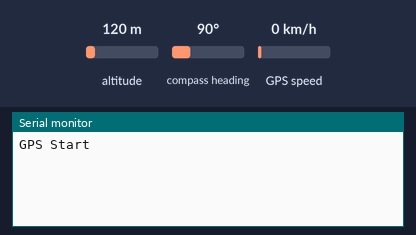
The sketch below on a simulated Arduino Uno, built with avr-gcc and run on an emulated ATmega328P. Parts: the last lines printed to the serial monitor. The test bench sets the inputs (shaded band); at power-on: altitude 120 m, compass heading 90°, GPS speed 0 km/h. The GPS gets a fix after 3 s at 37.7749, -122.4194 with 8 satellites.

Above: at 1.2 s.
1.3 s: altitude set to 20 m
At 3.8 s:
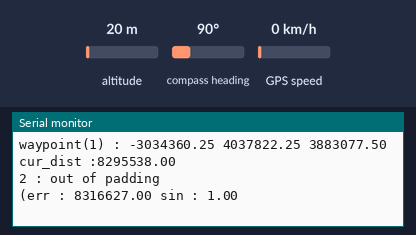
4.5 s: compass heading set to 7°
At 4.5 s:
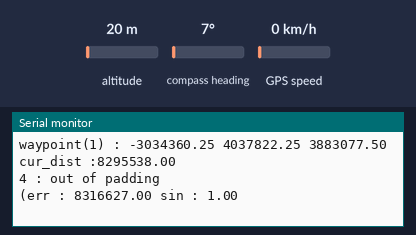
6.0 s: GPS speed set to 2 km/h
At 6.9 s:
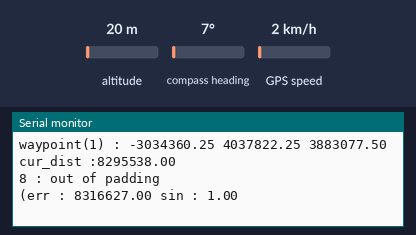
10.1 s: compass heading set to 90°
At 10.9 s:
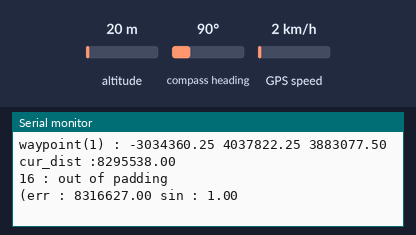
Timing chart, 0 to 13.1 s (numbered marks = the images above; inputs shaded):
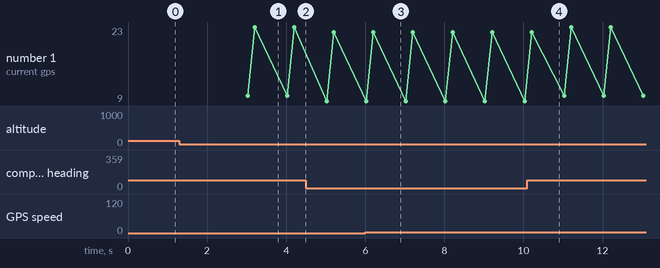

The sketch:

uno.ino
```cpp
// process.ino (ver.1.0.0)
// arduino uno 16MHz(클럭) : 보통 pc의 1%
// deg units (lat, lon) 위도, 경도
// v_:벡터(경로) p_:점(위치)
#include <stdio.h>
#include "math.h"
#include "data2.h"
#include "TinyGPS++.h"
#include "SoftwareSerial.h"
#define _USE_MATH_DEFINES
#define R 6371000

int log_num = 0;
int errcnt = 0;
int err = 7;

double dtr_45=0.785398; //deg to rad (45)

SoftwareSerial serial_connection(10, 11); // RX=pin10, TX=pin11
TinyGPSPlus gps;                          // gps 객체 생성


double ref_ax[3] = {-0.48, 0.63, 0.61};

double to_xyz(double v[])
{
    double lat = v[0] * M_PI / 180;
    double lon = v[1] * M_PI / 180;
    v[0] = R * cos(lat) * cos(lon);
    v[1] = R * cos(lat) * sin(lon);
    return R * sin(lat);
}

double cal_dist(double v[])
{
    return sqrt(pow(v[0], 2) + pow(v[1], 2) + pow(v[2], 2));
}

double cal_cos(double v1[], double v2[], double dist1, double dist2)
{
    return (v1[0] * v2[0] + v1[1] * v2[1]) / (dist1 * dist2);
} // 내적; cos(theta)

double *cross_prod(double v1[], double v2[])
{
    static double cross[3];
    cross[0] = v1[1] * v2[2] - v1[2] * v2[1];
    cross[1] = v1[2] * v2[0] - v1[0] * v2[2];
    cross[2] = v1[0] * v2[1] - v2[0] * v1[1];
    return cross;
} // 외적; sin(theta)

double cal_err(double v1[], double v2[], double dist1, double dist2)
{
    return cal_dist(cross_prod(v1, v2)) / dist2;
} // 패딩 계산; d

int cal_dir(double v1[], double v2[], double dist1, double dist2)
{
    // v1=way_v, v2=cur_v
    double *cross = cross_prod(v1, v2);
    if (cross[0] * ref_ax[0] + cross[1] * ref_ax[1] + cross[2] * ref_ax[2] > 0)
    {
        return 2;
    }
    else
        return 3;
} // 방향{왼쪽 오른쪽} 계산(외적)

void hp_feedback(int flag)
{
    log_num++;
    //주석 부분에 진동 반응 코딩해주시면 됩니다~
    switch (flag)
    {

    case 1:
        //           out of padding
        Serial.print(log_num);
        Serial.println(" : out of padding");
        break;
    case 2:
        //           left dir
        Serial.print(log_num);
        Serial.println(" : left dir");
        break;
    case 3:
        //            right dir
        Serial.print(log_num);
        Serial.println(" : right dir");
        break;
    case 4:
        //            U turn
        break;
    case 5:
        //            arrived
        Serial.print(log_num);
        Serial.println(" : arrived");
        serial_connection.end();
        // while (1);
        break;
    default:
        //            error
        break;
    }
}

double way_p[3] = {w_points[0][0], w_points[0][1], w_points[0][2]};                            //인접한 웨이포인트(시작점 이후)
double way_v[3] = {w_points[0][0] - p_0[0], w_points[0][1] - p_0[1], w_points[0][2] - p_0[2]}; //개별 경로 벡터(끼인각의 기준축)
double cur_p[3];                                                                               //현재 위치 gps.read()
double cur_v[3];
// double p_heading[2]; //imu.read()

double cur_dist;
double way_dist;

int way = 0;

void setup()
{
    Serial.begin(9600);
    serial_connection.begin(9600); // gps 통신 시작
    Serial.println("GPS Start");
}

void loop()
{
    while (serial_connection.available())
    { // gps 통신 끝나는 시점(도착)까지
        for (int i = 0; i < g_size; i++)
        {
            gps.encode(serial_connection.read()); // gps 센서의 값 읽기
            if (gps.location.isUpdated())
            {
                errcnt = 0;
                cur_p[0] = gps.location.lat();
                cur_p[1] = gps.location.lng();
                cur_p[2] = to_xyz(cur_p);

                //     // p_heading[0]=imu.comp.x();
                //     // p_heading[1]=imu.comp.y();

                cur_v[0] = way_p[0] - cur_p[0];
                cur_v[1] = way_p[1] - cur_p[1];
                cur_v[2] = way_p[2] - cur_p[2];
                //     // cur_v 갱신
                Serial.print("current gps(");
                Serial.print(i + 1);
                Serial.print(") : ");
                Serial.print(cur_p[0]);
                Serial.print(" ");
                Serial.print(cur_p[1]);
                Serial.print(" ");
                Serial.println(cur_p[2]);

                Serial.print("waypoint(");
                Serial.print(way + 1);
                Serial.print(") : ");
                Serial.print(way_p[0]);
                Serial.print(" ");
                Serial.print(way_p[1]);
                Serial.print(" ");
                Serial.println(way_p[2]);

                cur_dist = cal_dist(cur_v);
                way_dist = w_dists[way];

                Serial.print("cur_dist :");
                Serial.println(cur_dist);

                if (cur_dist < err)
                {
                    log_num++;
                    //웨이포인트 도착하면
                    way++;
                    way_p[0] = w_points[way][0];
                    way_p[1] = w_points[way][1];
                    way_p[2] = w_points[way][2];
                    //새로운 웨이포인트
                    way_v[0] = w_points[way][0] - w_points[way - 1][0];
                    way_v[1] = w_points[way][1] - w_points[way - 1][1];
                    way_v[2] = w_points[way][2] - w_points[way - 1][2];
                    //새로운 웨이포인트 벡터

                    // let it happen hp_feedback
                    Serial.print(log_num);
                    Serial.println(" : next waypoint");
                }
                else
                {
                    if (cal_err(cur_v, way_v, cur_dist, way_dist) > err)
                    { //±5m padding 이탈 시
                        hp_feedback(1);
                        Serial.print("(err : ");
                        Serial.print(cal_err(cur_v, way_v, cur_dist, way_dist));
                        Serial.print(" sin : ");
                        Serial.println(cal_dist(cross_prod(cur_v, way_v)) / (cur_dist * way_dist));
                    }
                    // else if (cur_dist < 0.40 * way_dist && cur_dist > 0.33 * way_dist)
                    else
                    { // 근접한 웨이포인트 방향 알림
                        // double theta=p_heading-acos(cal_cos(cur_v,way_v))*180/M_PI;
                        hp_feedback(cal_dir(way_v, cur_v, way_dist, cur_dist));
                    }
                }
            }
            else if (errcnt < 1000)
            {
                errcnt++;
            }
            else
            {
                Serial.println("error : check your gps module works properly");
            }
        }
    }
}
```

data2.h
```cpp
#ifndef DATA2_H
#define DATA2_H

double w_points[][3] = {
    // 웨이포인트 테스트케이스 (R동 C동)
    {-3034360.181731, 4037822.179841, 3883077.559296},
    {-3034379.105645, 4037822.709785, 3883062.220409},
    {-3034397.235684, 4037820.275626, 3883050.583989},
    {-3034419.413946, 4037816.918527, 3883036.743674},
    {-3034444.527049, 4037810.423199, 3883023.873036},
    {-3034473.480359, 4037792.309785, 3883020.082364},
    {-3034501.666128, 4037778.163965, 3883012.765479},
    {-3034509.713998, 4037776.693682, 3883008.005092},
    {-3034515.108952, 4037778.149670, 3883002.274991},
    {-3034518.723293, 4037781.198162, 3882996.280420},
    {-3034525.013995, 4037835.643686, 3882934.747586},
    {-3034558.482470, 4037886.194184, 3882856.023507},
    {-3034564.391951, 4037899.046668, 3882838.039375},
    {-3034589.570829, 4037943.702867, 3882771.920818},
    {-3034593.067074, 4037953.197567, 3882759.314138},
    {-3034625.630633, 4037960.429421, 3882726.342706},
    {-3034667.503727, 4037932.944647, 3882722.199225},
    {-3034654.606466, 4037946.452081, 3882718.232061},
    {-3034685.798780, 4038002.777879, 3882635.273692},
    {-3034693.533032, 4038007.052755, 3882624.782602},
    {-3034368.786386, 4038241.003171, 3882635.273692}};
// int w_size = sizeof(w_points) / (sizeof(double) * 2);
int w_size = sizeof(w_points) / (sizeof(double) * 3);
// double p_0[2]={37.552829,126.924288};
double p_0[3] = {-3034359.989113, 4037822.070263, 3883077.823759};

double w_dists[] = {
    0.345036,
    24.365484,
    21.680169,
    26.357157,
    28.957047,
    34.362176,
    32.374042,
    9.465264,
    8.003717,
    7.634897,
    82.402534,
    99.362831,
    22.880938,
    83.664901,
    16.164821,
    46.902030,
    50.258703,
    19.092630,
    105.012604,
    13.717004,
    400.378876};

int dir[] = { // left(right out in) 2 3 4  right(right out in) 5 6 7
    3,
    3,
    5,
    3,
    3,
    4,
    5};

double g_points[][2] = {
    {37.5528188, 126.9242978},
    {37.5526981, 126.9244473},
    {37.5525588, 126.9246452},
    {37.5524461, 126.9248752},
    {37.5523844, 126.9248765},
    {37.5522090, 126.9250951},
    {37.5521564, 126.9255906},
    {37.5521096, 126.9258857},
    {37.5520501, 126.9259769},
    {37.5519820, 126.9260144},
    {37.5518970, 126.9260305},
    {37.5515737, 126.9258910},
    {37.5512160, 126.9256825},
    {37.5507529, 126.9256993},
    {37.5503414, 126.9256449},
    {37.5501001, 126.9256309},
    {37.5496620, 126.9255880},
    {37.5493616, 126.9255397},
    {37.5492085, 126.9255041},
    {37.5490219, 126.9256161},
    {37.5488390, 126.9257462},
    {37.5488284, 126.9258696},
    {37.5487944, 126.9262746},
    {37.5487433, 126.9261351},
    {37.5485754, 126.9261586},
    {37.5483010, 126.9260600},
    {37.5478417, 126.9260117},
    {37.5477019, 126.9260379},
    {37.5477779, 126.9242093},
    {37.5478906, 126.9241583},
    {37.5477646, 126.9241624}};
int g_size = sizeof(g_points) / (sizeof(double) * 2);

#endif
```

gps_read.c
```cpp
#include <SoftwareSerial.h>

SoftwareSerial gpsSerial(10, 11);
//  gps - arduino
//  tx - 10
//  rx - 11
//  vcc - 5v
//  gnd - gnd
char c = "";                // Wn 인지 구분 및 str에 저장.
String str = "";            // \n 전까지 c 값을 저장.
String targetStr = "GPGGA"; // str의 값이 NMEA의 GPGGA 값인지 타겟

void setup()
{
    // put your setup code here, to run once:
    Serial.begin(9600);
    Serial.println("Start GPS... ");
    gpsSerial.begin(9600);
}

void encode()
{
    if (gpsSerial.available()) // gps 센서 통신 가능?
    {
        c = gpsSerial.read(); // 센서의 값 읽기
        if (c == '\n')
        { // \n 값인지 구분.
            // \n 일시. 지금까지 저장된 str 값이 targetStr과 맞는지 구분
            if (targetStr.equals(str.substring(1, 6)))
            {
                // NMEA 의 GPGGA 값일시
                Serial.println(str);
                // , 를 토큰으로서 파싱.
                int first = str.indexOf(",");
                int two = str.indexOf(",", first + 1);
                int three = str.indexOf(",", two + 1);
                int four = str.indexOf(",", three + 1);
                int five = str.indexOf(",", four + 1);
                // Lat과 Long 위치에 있는 값들을 index로 추출
                String Lat = str.substring(two + 1, three);
                String Long = str.substring(four + 1, five);
                // Lat의 앞값과 뒷값을 구분
                String Lat1 = Lat.substring(0, 2);
                String Lat2 = Lat.substring(2);
                // Long의 앞값과 뒷값을 구분
                String Long1 = Long.substring(0, 3);
                String Long2 = Long.substring(3);
                // 좌표 계산.
                double LatF = Lat1.toDouble() + Lat2.toDouble() / 60;
                float LongF = Long1.toFloat() + Long2.toFloat() / 60;
                // 좌표 출력.
                Serial.print("Lat : ");
                Serial.println(LatF, 15);
                Serial.print("Long : ");
                Serial.println(LongF, 15);
            }
            // str 값 초기화
            str = "";
        }
        else
        { // \n 아닐시, str에 문자를 계속 더하기
            str += c;
        }
    }
}

void loop()
{
    encode();
}
```

Measured:
- after the input at 1.3 s, the serial monitor: prints a new line after 1.9 s (image 1)
- plotted number 1: 23 → 22 after the input at 4.5 s
